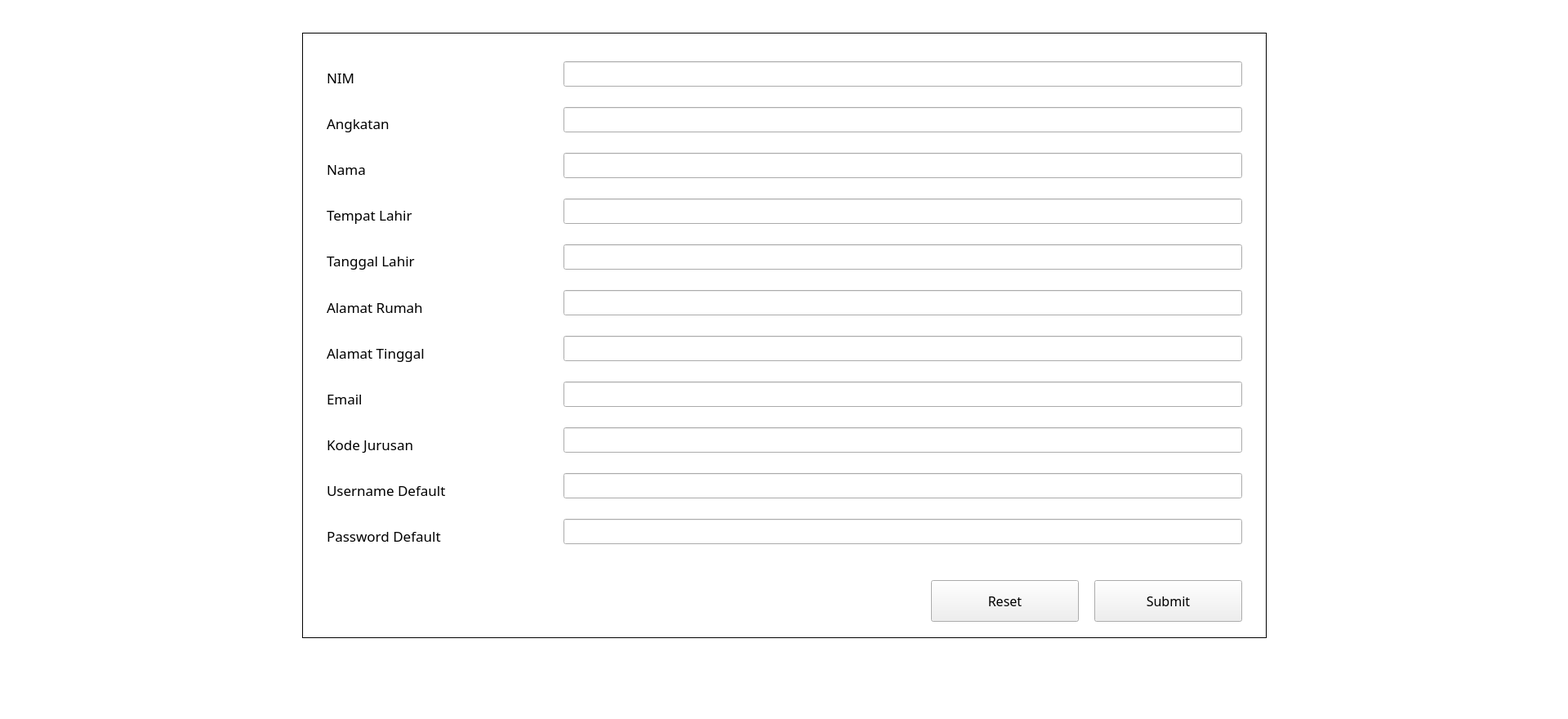
<?xml version="1.0" encoding="UTF-8"?>
<ui version="4.0">
 <class>Form_D_5</class>
 <widget class="QWidget" name="Form_D_5">
  <property name="geometry">
   <rect>
    <x>0</x>
    <y>0</y>
    <width>1920</width>
    <height>880</height>
   </rect>
  </property>
  <property name="windowTitle">
   <string>Form</string>
  </property>
  <property name="styleSheet">
   <string notr="true"/>
  </property>
  <widget class="QLabel" name="backgroundLabel_D_5">
   <property name="geometry">
    <rect>
     <x>0</x>
     <y>0</y>
     <width>1920</width>
     <height>880</height>
    </rect>
   </property>
   <property name="styleSheet">
    <string notr="true">background-color: white</string>
   </property>
   <property name="text">
    <string/>
   </property>
  </widget>
  <widget class="QWidget" name="verticalLayoutWidget">
   <property name="geometry">
    <rect>
     <x>400</x>
     <y>70</y>
     <width>231</width>
     <height>611</height>
    </rect>
   </property>
   <layout class="QVBoxLayout" name="labelVLayout_D_5">
    <item>
     <widget class="QLabel" name="nimLabel_D_5">
      <property name="sizePolicy">
       <sizepolicy hsizetype="Preferred" vsizetype="Preferred">
        <horstretch>0</horstretch>
        <verstretch>0</verstretch>
       </sizepolicy>
      </property>
      <property name="font">
       <font>
        <family>Franklin Gothic Demi Cond</family>
        <pointsize>13</pointsize>
       </font>
      </property>
      <property name="text">
       <string>NIM</string>
      </property>
     </widget>
    </item>
    <item>
     <widget class="QLabel" name="angkatanLabel_D_5">
      <property name="font">
       <font>
        <family>Franklin Gothic Demi Cond</family>
        <pointsize>13</pointsize>
       </font>
      </property>
      <property name="text">
       <string>Angkatan</string>
      </property>
     </widget>
    </item>
    <item>
     <widget class="QLabel" name="namaLabel_D_5">
      <property name="font">
       <font>
        <family>Franklin Gothic Demi Cond</family>
        <pointsize>13</pointsize>
       </font>
      </property>
      <property name="text">
       <string>Nama</string>
      </property>
     </widget>
    </item>
    <item>
     <widget class="QLabel" name="tempatLahirLabel_D_5">
      <property name="font">
       <font>
        <family>Franklin Gothic Demi Cond</family>
        <pointsize>13</pointsize>
       </font>
      </property>
      <property name="text">
       <string>Tempat Lahir</string>
      </property>
     </widget>
    </item>
    <item>
     <widget class="QLabel" name="tanggalLahirLabel_D_5">
      <property name="font">
       <font>
        <family>Franklin Gothic Demi Cond</family>
        <pointsize>13</pointsize>
       </font>
      </property>
      <property name="text">
       <string>Tanggal Lahir</string>
      </property>
     </widget>
    </item>
    <item>
     <widget class="QLabel" name="alamatRumahLabel_D_5">
      <property name="font">
       <font>
        <family>Franklin Gothic Demi Cond</family>
        <pointsize>13</pointsize>
       </font>
      </property>
      <property name="text">
       <string>Alamat Rumah</string>
      </property>
     </widget>
    </item>
    <item>
     <widget class="QLabel" name="alamatTinggalLabel_D_5">
      <property name="font">
       <font>
        <family>Franklin Gothic Demi Cond</family>
        <pointsize>13</pointsize>
       </font>
      </property>
      <property name="text">
       <string>Alamat Tinggal</string>
      </property>
     </widget>
    </item>
    <item>
     <widget class="QLabel" name="emailLabel_D_5">
      <property name="font">
       <font>
        <family>Franklin Gothic Demi Cond</family>
        <pointsize>13</pointsize>
       </font>
      </property>
      <property name="text">
       <string>Email</string>
      </property>
     </widget>
    </item>
    <item>
     <widget class="QLabel" name="kodeJurusanLabel_D_5">
      <property name="font">
       <font>
        <family>Franklin Gothic Demi Cond</family>
        <pointsize>13</pointsize>
       </font>
      </property>
      <property name="text">
       <string>Kode Jurusan</string>
      </property>
     </widget>
    </item>
    <item>
     <widget class="QLabel" name="userDefaultLabel_D_5">
      <property name="font">
       <font>
        <family>Franklin Gothic Demi Cond</family>
        <pointsize>13</pointsize>
       </font>
      </property>
      <property name="text">
       <string>Username Default</string>
      </property>
     </widget>
    </item>
    <item>
     <widget class="QLabel" name="passDefaultLabel_D_5">
      <property name="font">
       <font>
        <family>Franklin Gothic Demi Cond</family>
        <pointsize>13</pointsize>
       </font>
      </property>
      <property name="text">
       <string>Password Default</string>
      </property>
     </widget>
    </item>
   </layout>
  </widget>
  <widget class="QPushButton" name="resetButton_D_5">
   <property name="geometry">
    <rect>
     <x>1140</x>
     <y>710</y>
     <width>181</width>
     <height>51</height>
    </rect>
   </property>
   <property name="font">
    <font>
     <family>Franklin Gothic Demi Cond</family>
     <pointsize>12</pointsize>
    </font>
   </property>
   <property name="text">
    <string>Reset</string>
   </property>
  </widget>
  <widget class="QWidget" name="verticalLayoutWidget_2">
   <property name="geometry">
    <rect>
     <x>690</x>
     <y>70</y>
     <width>831</width>
     <height>611</height>
    </rect>
   </property>
   <layout class="QVBoxLayout" name="inputVLayout_D_5">
    <property name="spacing">
     <number>20</number>
    </property>
    <item>
     <widget class="QLineEdit" name="nimInput_D_5">
      <property name="font">
       <font>
        <pointsize>14</pointsize>
       </font>
      </property>
     </widget>
    </item>
    <item>
     <widget class="QLineEdit" name="angkatanInput_D_5">
      <property name="font">
       <font>
        <pointsize>14</pointsize>
       </font>
      </property>
     </widget>
    </item>
    <item>
     <widget class="QLineEdit" name="namaInput_D_5">
      <property name="font">
       <font>
        <pointsize>14</pointsize>
       </font>
      </property>
     </widget>
    </item>
    <item>
     <widget class="QLineEdit" name="tempatLahirInput_D_5">
      <property name="font">
       <font>
        <pointsize>14</pointsize>
       </font>
      </property>
     </widget>
    </item>
    <item>
     <widget class="QLineEdit" name="tanggalLahirInput_D_5">
      <property name="font">
       <font>
        <pointsize>14</pointsize>
       </font>
      </property>
     </widget>
    </item>
    <item>
     <widget class="QLineEdit" name="alamatRumahInput_D_5">
      <property name="font">
       <font>
        <pointsize>14</pointsize>
       </font>
      </property>
     </widget>
    </item>
    <item>
     <widget class="QLineEdit" name="alamatTinggalInput_D_5">
      <property name="font">
       <font>
        <pointsize>14</pointsize>
       </font>
      </property>
     </widget>
    </item>
    <item>
     <widget class="QLineEdit" name="emailInput_D_5">
      <property name="font">
       <font>
        <pointsize>14</pointsize>
       </font>
      </property>
     </widget>
    </item>
    <item>
     <widget class="QLineEdit" name="kodeJurusanInput_D_5">
      <property name="font">
       <font>
        <pointsize>14</pointsize>
       </font>
      </property>
     </widget>
    </item>
    <item>
     <widget class="QLineEdit" name="userDefaultInput_D_5">
      <property name="font">
       <font>
        <pointsize>14</pointsize>
       </font>
      </property>
     </widget>
    </item>
    <item>
     <widget class="QLineEdit" name="passDefaultInput_D_5">
      <property name="font">
       <font>
        <pointsize>14</pointsize>
       </font>
      </property>
     </widget>
    </item>
   </layout>
  </widget>
  <widget class="QLabel" name="borderLabel_D_5">
   <property name="geometry">
    <rect>
     <x>370</x>
     <y>40</y>
     <width>1181</width>
     <height>741</height>
    </rect>
   </property>
   <property name="styleSheet">
    <string notr="true">border: 1px solid black</string>
   </property>
   <property name="text">
    <string/>
   </property>
  </widget>
  <widget class="QPushButton" name="submitButton_D_5">
   <property name="geometry">
    <rect>
     <x>1340</x>
     <y>710</y>
     <width>181</width>
     <height>51</height>
    </rect>
   </property>
   <property name="font">
    <font>
     <family>Franklin Gothic Demi Cond</family>
     <pointsize>12</pointsize>
    </font>
   </property>
   <property name="text">
    <string>Submit</string>
   </property>
  </widget>
  <zorder>backgroundLabel_D_5</zorder>
  <zorder>borderLabel_D_5</zorder>
  <zorder>verticalLayoutWidget</zorder>
  <zorder>resetButton_D_5</zorder>
  <zorder>verticalLayoutWidget_2</zorder>
  <zorder>submitButton_D_5</zorder>
 </widget>
 <resources/>
 <connections/>
</ui>
